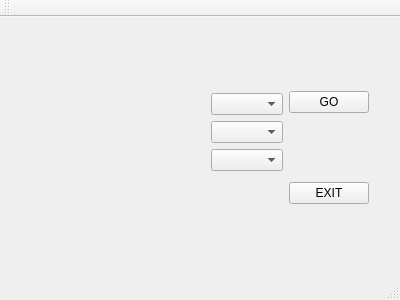
<?xml version="1.0" encoding="UTF-8"?>
<ui version="4.0">
 <class>MainWindow</class>
 <widget class="QMainWindow" name="MainWindow">
  <property name="geometry">
   <rect>
    <x>0</x>
    <y>0</y>
    <width>400</width>
    <height>300</height>
   </rect>
  </property>
  <property name="windowTitle">
   <string>MainWindow</string>
  </property>
  <widget class="QWidget" name="centralWidget">
   <layout class="QHBoxLayout" name="horizontalLayout_2">
    <item>
     <layout class="QHBoxLayout" name="horizontalLayout">
      <item>
       <spacer name="horizontalSpacer">
        <property name="orientation">
         <enum>Qt::Horizontal</enum>
        </property>
        <property name="sizeHint" stdset="0">
         <size>
          <width>98</width>
          <height>20</height>
         </size>
        </property>
       </spacer>
      </item>
      <item>
       <spacer name="horizontalSpacer_3">
        <property name="orientation">
         <enum>Qt::Horizontal</enum>
        </property>
        <property name="sizeHint" stdset="0">
         <size>
          <width>48</width>
          <height>20</height>
         </size>
        </property>
       </spacer>
      </item>
      <item>
       <spacer name="horizontalSpacer_2">
        <property name="orientation">
         <enum>Qt::Horizontal</enum>
        </property>
        <property name="sizeHint" stdset="0">
         <size>
          <width>88</width>
          <height>20</height>
         </size>
        </property>
       </spacer>
      </item>
     </layout>
    </item>
    <item>
     <layout class="QVBoxLayout" name="verticalLayout">
      <item>
       <spacer name="verticalSpacer_4">
        <property name="orientation">
         <enum>Qt::Vertical</enum>
        </property>
        <property name="sizeHint" stdset="0">
         <size>
          <width>20</width>
          <height>68</height>
         </size>
        </property>
       </spacer>
      </item>
      <item>
       <widget class="QComboBox" name="comboBox"/>
      </item>
      <item>
       <widget class="QComboBox" name="comboBox_2"/>
      </item>
      <item>
       <widget class="QComboBox" name="comboBox_3"/>
      </item>
      <item>
       <spacer name="verticalSpacer">
        <property name="orientation">
         <enum>Qt::Vertical</enum>
        </property>
        <property name="sizeHint" stdset="0">
         <size>
          <width>20</width>
          <height>98</height>
         </size>
        </property>
       </spacer>
      </item>
     </layout>
    </item>
    <item>
     <layout class="QVBoxLayout" name="verticalLayout_2">
      <item>
       <widget class="QPushButton" name="pushButton">
        <property name="text">
         <string>GO</string>
        </property>
       </widget>
      </item>
      <item>
       <widget class="QPushButton" name="pushButton_2">
        <property name="text">
         <string>EXIT</string>
        </property>
       </widget>
      </item>
     </layout>
    </item>
    <item>
     <layout class="QVBoxLayout" name="verticalLayout_3">
      <item>
       <spacer name="verticalSpacer_3">
        <property name="orientation">
         <enum>Qt::Vertical</enum>
        </property>
        <property name="sizeHint" stdset="0">
         <size>
          <width>20</width>
          <height>78</height>
         </size>
        </property>
       </spacer>
      </item>
      <item>
       <spacer name="verticalSpacer_2">
        <property name="orientation">
         <enum>Qt::Vertical</enum>
        </property>
        <property name="sizeHint" stdset="0">
         <size>
          <width>20</width>
          <height>118</height>
         </size>
        </property>
       </spacer>
      </item>
     </layout>
    </item>
   </layout>
  </widget>
  <widget class="QMenuBar" name="menuBar">
   <property name="geometry">
    <rect>
     <x>0</x>
     <y>0</y>
     <width>400</width>
     <height>22</height>
    </rect>
   </property>
  </widget>
  <widget class="QToolBar" name="mainToolBar">
   <attribute name="toolBarArea">
    <enum>TopToolBarArea</enum>
   </attribute>
   <attribute name="toolBarBreak">
    <bool>false</bool>
   </attribute>
  </widget>
  <widget class="QStatusBar" name="statusBar"/>
 </widget>
 <layoutdefault spacing="6" margin="11"/>
 <resources/>
 <connections/>
</ui>
